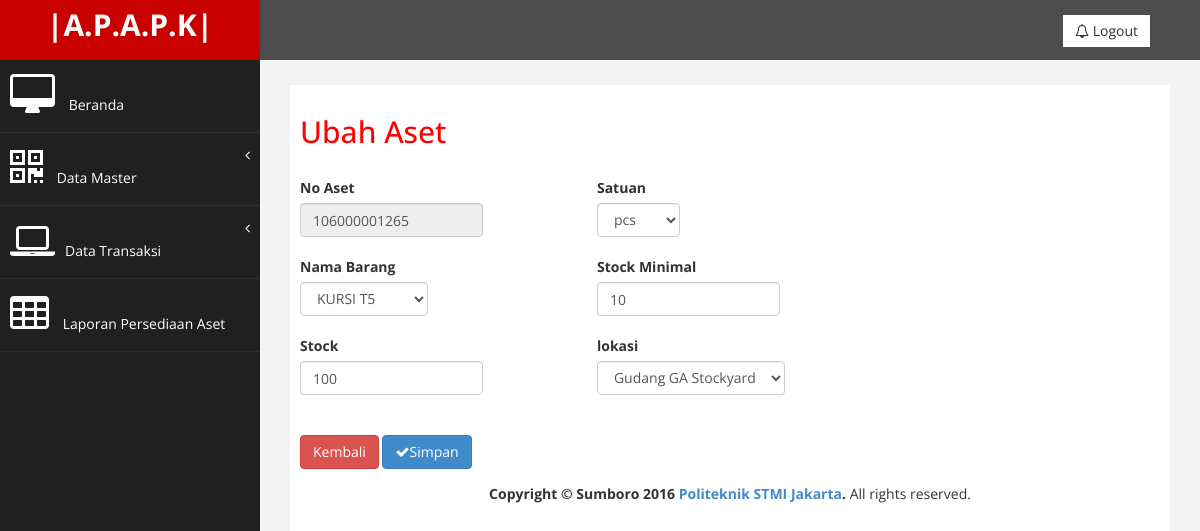
The page /index.php?halaman=ubahdataaset&no_aset=106000001265 (signed in) on the database its author committed.
### tables this page shows
CREATE TABLE IF NOT EXISTS `aset_brg` (
  `no_aset` bigint(30) NOT NULL AUTO_INCREMENT,
  `kode_brg` int(10) NOT NULL,
  `stock` int(5) NOT NULL,
  `satuan` varchar(10) NOT NULL,
  `stock_min` int(5) NOT NULL,
  `lokasi` varchar(20) NOT NULL,
  PRIMARY KEY (`no_aset`)
);

CREATE TABLE IF NOT EXISTS `ms_brg` (
  `kode_brg` int(10) NOT NULL AUTO_INCREMENT,
  `nama_brg` varchar(25) NOT NULL,
  `mata_uang` varchar(10) NOT NULL,
  `harga_brg` int(12) NOT NULL,
  `ktrg_brg` varchar(50) NOT NULL,
  PRIMARY KEY (`kode_brg`)
);

### aset/ubahaset.php (the view, shortened to what this page needs)
<h2> Ubah Aset </h2>
<?php
$no_aset = $_GET['no_aset'];
$sql = mysql_query("SELECT * from aset_brg JOIN ms_brg ON aset_brg.kode_brg = ms_brg.kode_brg where no_aset='$no_aset'");
if($data = mysql_fetch_array($sql)){
    $no_aset = $data['no_aset'];
    $kode_brg= $data['kode_brg'];
    $stock = $data['stock'];
	$satuan = $data['satuan'];
	$stock_min = $data['stock_min'];
	$lokasi = $data['lokasi'];
	$nama_brg = $data['nama_brg'];
    }
?>
<form action="index.php?halaman=ubahaset" method="POST">
	<div class="form-group">
		<table width="70%"><td>
		<br><label>No Aset</label>
        <input type="text" name="no_aset" value="<?php echo $no_aset ; ?>" class="form-control" readonly>
         <label>Nama Barang</label>
        <select name="kode_brg" class="form-control" required>
            <option value="<?php echo $kode_brg ; ?>"><?php echo $nama_brg ; ?></option>
        </select>
		<br>
		<label>Stock</label>
		<input type="text" name="stock" class="form-control" value="<?php echo $stock; ?>" required></br></td><td>
		<br><label>Satuan</label>
		<select name="satuan" class="form-control"  required>
            <option value="<?php echo $satuan; ?>"><?php echo $satuan; ?></option>
			</select>
	<label>Stock Minimal</label>
	<input type="text" name="stock_min" class="form-control" value="<?php echo $stock_min; ?>" required></br>
	<label>lokasi</label>
		<select name="lokasi" class="form-control" required>
            <option value="<?php echo $lokasi ; ?>"><?php echo $lokasi ; ?></option>
			</select>
    </br></td></table><br>
	<tr></tr><a href="index.php?halaman=dataaset" class="btn btn-danger"></i>Kembali</a>
    <button type="submit" class="btn btn-primary" name="save"><i class="fa fa-check"></i>Simpan</button>
</form>    </div>

### assets/css/custom.css (style rules this page uses)
body { font-family: 'Open Sans', sans-serif; }
h2 { color: #f00; }

### rows shown on the page
aset_brg: no_aset "106000001265", kode_brg "KURSI T5", stock "100", satuan "pcs", stock_min "10", lokasi "Gudang GA Stockyard"
